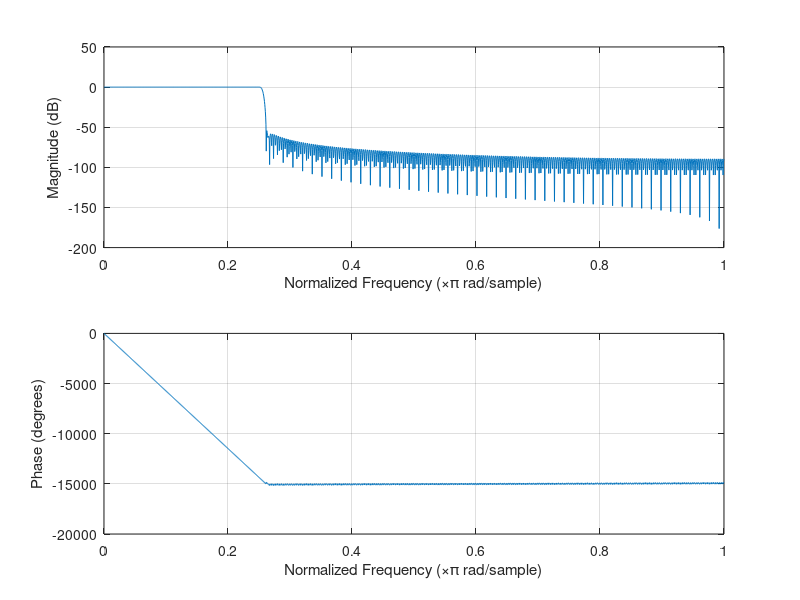

This figure's MATLAB source:
close all, clear all;
fs = 8000;
ws = 1050*2*pi/fs;
wp = 1000*2*pi/fs;
wc = 0.5*(wp+ws);
tb=ws-wp;
N=(8*pi)/tb;
N=ceil(N);
h=zeros(1,N);
for n=1:N
    h(n)=sin(wc*(n-ceil(N/2)))/(pi*(n-ceil(N/2)));
end
h(ceil(N/2))=wc/pi;

n=1:N;
for ii=1:N
    w(ii)=0.54-0.46*cos(2*pi.*ii/N);
end
hw=(h.*w);
freqz(hw);